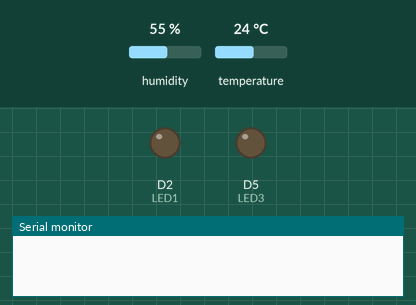
The sketch below on a simulated ESP8266 (NodeMCU). On the bench: output pins drawn as LEDs (lit = HIGH), the last lines printed to the serial monitor. The test bench sets the inputs (shaded band); at power-on: humidity 55 %, temperature 24 °C. WiFi joins after 1.5 s; servers stay silent unless stated; uploads are accepted with an empty reply.

Above: at 0.1 s.
At 2.6 s:
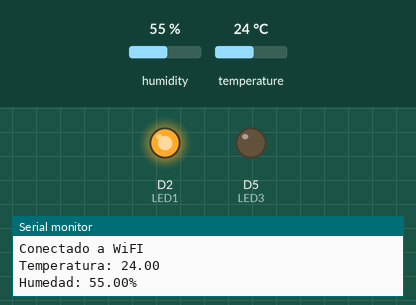
At 8.8 s:
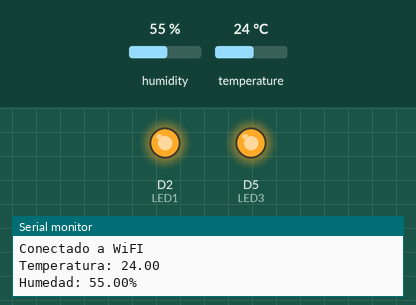
Timing chart, 0 to 10.3 s (numbered marks = the images above):
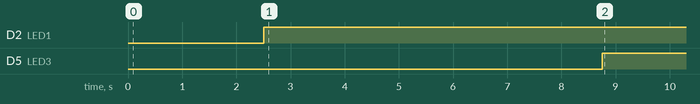

Measured:
- by itself, D2 (LED1): LOW → HIGH at 2.5 s
- by itself, D5 (LED3): LOW → HIGH at 8.8 s

The sketch:

proyecto.ino
```cpp
#include <DHT.h>
#include <DHT_U.h>


#include <ESP8266WiFi.h>
#define LED1 D2 //LED WIFI
#define LED2 D3 //LED SABER QUE FUNCIONA
#define LED3 D5 //LED BASE DATOS
String ssid = "iPhone de Pili";
String password = "010117mklp";


String host = "172.20.10.7";
const int port = 80;
const int watchdog = 5000;
unsigned long previousMillis = millis();

DHT dht(5,DHT11);//clase DHT nombre_obj(pin, TipoSensor)
float temp, hum; //Declaras las variables en que guardaras la información


void setup() {
  pinMode(LED1, OUTPUT);
  pinMode(LED3, OUTPUT);

  //Inicia Serial
  Serial.begin(115200); //a qué velocidad nos conectamos al puerto
  Serial.println("\n");

  //Conexión wifi
  WiFi.begin(ssid,password);
  while(WiFi.status() != WL_CONNECTED){ //Ciclo, solo se sale si se conecta a wifi o si excede el número de intentos
    delay(500);
    Serial.println(".");
  }
  Serial.println("");

  //INICIALIZA SENSOR
  dht.begin();

}

void loop() {
  digitalWrite(LED2,HIGH);

  if (WiFi.status() != WL_CONNECTED){
    Serial.println("No conectado a WiFi");
    delay(1000);
    digitalWrite(LED1,LOW);

  }
  else{
    Serial.println("Conectado a WiFI");
    delay(1000);
    digitalWrite(LED1,HIGH);

  }

  //Sensor
  hum = dht.readHumidity();
  temp = dht.readTemperature();

  Serial.println("Temperatura: " + String(temp));
  Serial.println("Humedad: " + String(hum) + "%");

   unsigned long currentMillis = millis();

  if ( currentMillis - previousMillis > watchdog ) {
    previousMillis = currentMillis;
    WiFiClient client;

    if (!client.connect(host, port)) {
      Serial.println("Fallo al conectar a la base de datos");
      digitalWrite(LED3,LOW);
      return;
    }
    else{
      digitalWrite(LED3,HIGH);
    }

    String url = "/IOT_PROYECTO/index.php?temp=";
    url += temp;
    url += "&hum=";
    url += hum;

    // Enviamos petición al servidor
    client.print(String("GET ") + url + " HTTP/1.1\r\n" +
               "Host: " + host + "\r\n" +
               "Connection: close\r\n\r\n");
    unsigned long timeout = millis();
    while (client.available() == 0) {
      if (millis() - timeout > 5000) {
        Serial.println(">>> Client Timeout !");
        client.stop();
        return;
      }
    }

    // Leemos la respuesta del servidor
    while(client.available()){
      String line = client.readStringUntil('\r');
      Serial.print(line);
    }
  }

  delay(5000);


}
```
